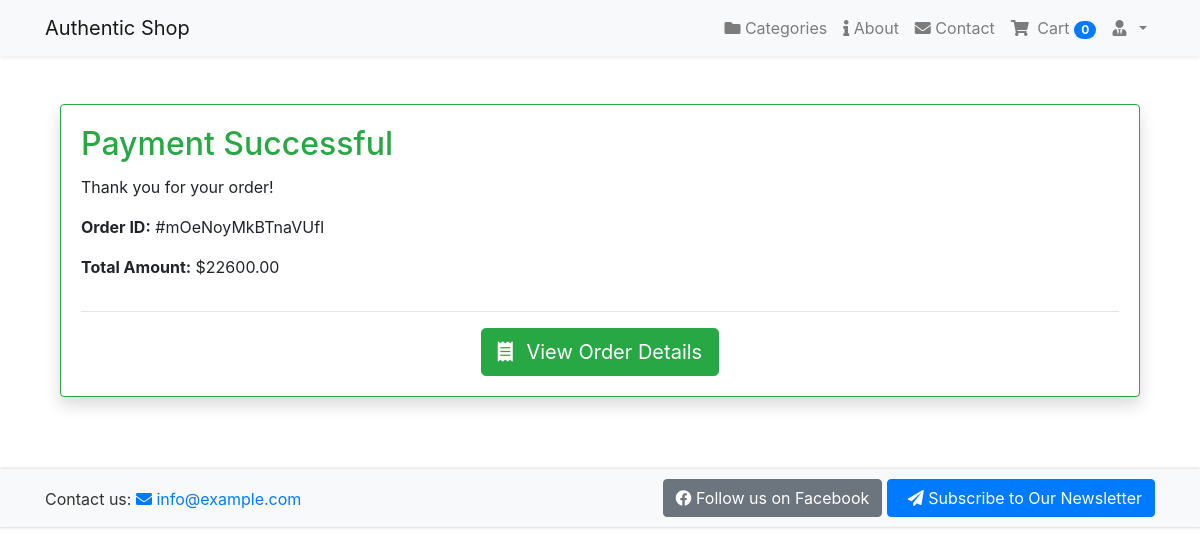
/payment/payment/success/24/ (signed in), run on the app's committed database.
### accounts/models.py (models this page shows, shortened)
class User(AbstractBaseUser, PermissionsMixin):
    email = models.EmailField(unique=True, null=False)
    is_staff = models.BooleanField(
        gettext_lazy('staff status'),
        default=False,
        help_text=gettext_lazy('Designates whether the user can log in this site')
    )
    is_active = models.BooleanField(
        gettext_lazy('active'),
        default=True,
        help_text=gettext_lazy('Designates whether this user should be treated as active. Unselect this instead of deleting accounts')
    )
    USERNAME_FIELD = 'email'
    objects = MyUserManager()

### order/models.py (models this page shows, shortened)
class Order(models.Model):
    orderItems = models.ManyToManyField(Cart)
    user = models.ForeignKey(settings.AUTH_USER_MODEL, on_delete=models.CASCADE)
    ordered = models.BooleanField(default=False)
    created = models.DateTimeField(auto_now_add=True)
    paymentId = models.CharField(max_length=264, blank=True, null=True)
    orderId = models.CharField(max_length=200, blank=True, null=True)
    def get_totals(self):
        total = 0
        for order_item in self.orderItems.all():
            total += float(order_item.get_total())
        return total

class Cart(models.Model):
    user = models.ForeignKey(settings.AUTH_USER_MODEL, on_delete=models.CASCADE, related_name='cart')
    item = models.ForeignKey(Product, on_delete=models.CASCADE)
    quantity = models.IntegerField(default=1)
    purchased = models.BooleanField(default=False)
    created = models.DateTimeField(auto_now_add=True)
    updated = models.DateTimeField(auto_now=True)
    def get_total(self):
        total = self.item.price * self.quantity
        float_total = format(total, '0.2f')
        return float_total

### shop/models.py (models this page shows, shortened)
class Product(models.Model):
    mainImage = models.ImageField(upload_to='Products')
    name = models.CharField(max_length=265)
    category = models.ForeignKey(Category, on_delete=models.CASCADE, related_name='category')
    preview_text = models.TextField(max_length=200, verbose_name='Preview Text')
    detail_text = models.TextField(max_length=1000, verbose_name='Description')
    price = models.FloatField()
    old_price = models.FloatField(default=0.00)
    created = models.DateTimeField(auto_now_add=True)
    class Meta:
        ordering = ['-created']

### payment/views.py (the view)
# urls.py: path('payment/success/<int:order_id>/', views.payment_success, name='payment_success'),
def payment_success(request, order_id):
    order = get_object_or_404(Order, id=order_id)
    return render(request, 'payment/payment_success.html', {'order': order})

### order/templatetags/cart_tag.py (called while the page is built)
@register.filter
def cart_total(user):  # It will take a parameter as user.
    order = Order.objects.filter(user=user, ordered=False)  # It will check the orders without payment for this user.
    if order.exists():
        return order[0].orderItems.count()  # To convert the order from tuple/list to single object we use [0].
    else:
        return 0

### templates/payment/payment_success.html (shortened to what this page needs)
{% extends 'base.html' %}
{% block content %}
<div class="container mt-5">
    <div class="card border-success shadow">
        <div class="card-body">
            <h2 class="card-title text-success">Payment Successful</h2>
            <p class="card-text">Thank you for your order!</p>
            <div class="row">
                <div class="col-md-6">
                    <p><strong>Order ID:</strong> {{ order.orderId }}</p>
                    <p><strong>Total Amount:</strong> ${{ order.get_totals|floatformat:2 }}</p>
                </div>
            </div>
            <hr>
            <div class="text-center">
                <a href="{% url 'payment:order_details' order_id=order.id %}" class="btn btn-success btn-lg">
                    <i class="fas fa-receipt mr-2"></i> View Order Details
                </a>
            </div>
        </div>
    </div>
</div>
<br><br><br>
{% endblock %}

### templates/navbar.html (shortened to what this page needs)
{% load cart_tag %}
<nav class="navbar navbar-expand-lg navbar-light bg-light shadow-sm">
    <div class="container">
        <a class="navbar-brand" href="{% url 'shop:home' %}">Authentic Shop</a>
        <div class="collapse navbar-collapse" id="navbarSupportedContent">
            <ul class="navbar-nav ml-auto align-items-center">
                <li class="nav-item">
                    <a href="{% url 'shop:category_list' %}" class="nav-link">
                        <i class="fas fa-folder"></i> Categories</a>
                </li>
                <li class="nav-item">
                    <a href="{% url 'newsletter:about' %}" class="nav-link">
                        <i class="fas fa-info"></i> About</a>
                </li>
                <li class="nav-item">
                    <a href="{% url 'newsletter:contact' %}" class="nav-link">
                        <i class="fas fa-envelope"></i> Contact</a>
                </li>
                {% if request.user.is_authenticated %}
                <li class="nav-item">
                    <a href="{% url 'order:cart' %}" class="nav-link position-relative">
                        <i class="fa fa-shopping-cart mr-1"></i> Cart
                        <span class="badge badge-pill badge-primary cart-badge">{{ request.user|cart_total }}</span>
                    </a>
                </li>
                <li class="nav-item dropdown">
                    <a class="nav-link dropdown-toggle" href="#" id="navbarDropdown" role="button"
                        data-toggle="dropdown" aria-haspopup="true" aria-expanded="false">
                        <i class="fas fa-user-tie mr-1"></i> {{ request.user.profile.username }}</a>
                </li>
                {% else %}
                <li class="nav-item">
                    <a href="{% url 'accounts:login' %}" class="nav-link btn btn-primary text-white">
                        <i class="fas fa-sign-in-alt mr-1"></i> Login
                    </a>
                </li>
                {% endif %}
            </ul>
        </div>
    </div>
</nav>

### data on the page
User: user|cart_total "0"
Order: orderId "#mOeNoyMkBTnaVUfI", get_totals "22600.00"
